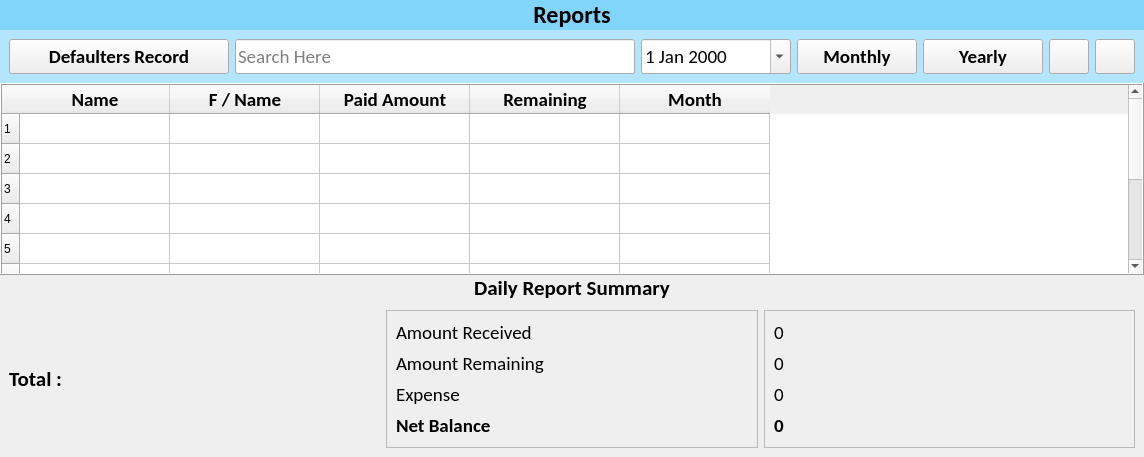
      <widget class="QWidget" name="reports_page">
       <property name="styleSheet">
        <string notr="true">
#lbl_reports {
	background-color: #81d4fa;
}

#reports_upper_widget {
	background-color: #b3e5fc;
}
</string>
       </property>
       <layout class="QVBoxLayout" name="verticalLayout_12">
        <property name="spacing">
         <number>0</number>
        </property>
        <property name="leftMargin">
         <number>0</number>
        </property>
        <property name="topMargin">
         <number>0</number>
        </property>
        <property name="rightMargin">
         <number>0</number>
        </property>
        <property name="bottomMargin">
         <number>0</number>
        </property>
        <item>
         <widget class="QLabel" name="lbl_reports">
          <property name="font">
           <font>
            <family>Calibri</family>
            <pointsize>18</pointsize>
            <weight>75</weight>
            <bold>true</bold>
           </font>
          </property>
          <property name="text">
           <string>Reports</string>
          </property>
          <property name="alignment">
           <set>Qt::AlignCenter</set>
          </property>
          <property name="margin">
           <number>10</number>
          </property>
         </widget>
        </item>
        <item>
         <widget class="QWidget" name="reports_upper_widget" native="true">
          <layout class="QHBoxLayout" name="horizontalLayout_12">
           <item alignment="Qt::AlignLeft">
            <widget class="QPushButton" name="btn_defaulters">
             <property name="minimumSize">
              <size>
               <width>220</width>
               <height>35</height>
              </size>
             </property>
             <property name="font">
              <font>
               <family>Calibri</family>
               <pointsize>14</pointsize>
               <weight>75</weight>
               <bold>true</bold>
              </font>
             </property>
             <property name="text">
              <string>Defaulters Record</string>
             </property>
             <property name="icon">
              <iconset resource="../resources.qrc">
               <normaloff>:/icons/assets/icons/search.png</normaloff>:/icons/assets/icons/search.png</iconset>
             </property>
             <property name="iconSize">
              <size>
               <width>32</width>
               <height>32</height>
              </size>
             </property>
            </widget>
           </item>
           <item alignment="Qt::AlignLeft">
            <widget class="QLineEdit" name="txt_search_report">
             <property name="minimumSize">
              <size>
               <width>400</width>
               <height>35</height>
              </size>
             </property>
             <property name="font">
              <font>
               <family>Calibri</family>
               <pointsize>14</pointsize>
              </font>
             </property>
             <property name="placeholderText">
              <string>Search Here</string>
             </property>
            </widget>
           </item>
           <item>
            <widget class="QDateEdit" name="txt_report_date">
             <property name="minimumSize">
              <size>
               <width>150</width>
               <height>35</height>
              </size>
             </property>
             <property name="font">
              <font>
               <family>Calibri</family>
               <pointsize>14</pointsize>
              </font>
             </property>
             <property name="calendarPopup">
              <bool>true</bool>
             </property>
            </widget>
           </item>
           <item>
            <widget class="QPushButton" name="btn_monthly">
             <property name="minimumSize">
              <size>
               <width>120</width>
               <height>35</height>
              </size>
             </property>
             <property name="font">
              <font>
               <family>Calibri</family>
               <pointsize>14</pointsize>
               <weight>75</weight>
               <bold>true</bold>
              </font>
             </property>
             <property name="text">
              <string>Monthly</string>
             </property>
             <property name="icon">
              <iconset resource="../resources.qrc">
               <normaloff>:/icons/assets/icons/search.png</normaloff>:/icons/assets/icons/search.png</iconset>
             </property>
             <property name="iconSize">
              <size>
               <width>32</width>
               <height>32</height>
              </size>
             </property>
            </widget>
           </item>
           <item>
            <widget class="QPushButton" name="btn_yearly">
             <property name="minimumSize">
              <size>
               <width>120</width>
               <height>35</height>
              </size>
             </property>
             <property name="font">
              <font>
               <family>Calibri</family>
               <pointsize>14</pointsize>
               <weight>75</weight>
               <bold>true</bold>
              </font>
             </property>
             <property name="text">
              <string>Yearly</string>
             </property>
             <property name="icon">
              <iconset resource="../resources.qrc">
               <normaloff>:/icons/assets/icons/search.png</normaloff>:/icons/assets/icons/search.png</iconset>
             </property>
             <property name="iconSize">
              <size>
               <width>32</width>
               <height>32</height>
              </size>
             </property>
            </widget>
           </item>
           <item alignment="Qt::AlignRight">
            <widget class="QPushButton" name="btn_reports_print">
             <property name="minimumSize">
              <size>
               <width>35</width>
               <height>35</height>
              </size>
             </property>
             <property name="text">
              <string/>
             </property>
             <property name="icon">
              <iconset resource="../resources.qrc">
               <normaloff>:/icons/assets/icons/print.png</normaloff>:/icons/assets/icons/print.png</iconset>
             </property>
             <property name="iconSize">
              <size>
               <width>32</width>
               <height>32</height>
              </size>
             </property>
            </widget>
           </item>
           <item alignment="Qt::AlignLeft">
            <widget class="QPushButton" name="btn_reports_refresh">
             <property name="minimumSize">
              <size>
               <width>35</width>
               <height>35</height>
              </size>
             </property>
             <property name="text">
              <string/>
             </property>
             <property name="icon">
              <iconset resource="../resources.qrc">
               <normaloff>:/icons/assets/icons/refresh.png</normaloff>:/icons/assets/icons/refresh.png</iconset>
             </property>
             <property name="iconSize">
              <size>
               <width>32</width>
               <height>32</height>
              </size>
             </property>
            </widget>
           </item>
          </layout>
         </widget>
        </item>
        <item>
         <widget class="QTableWidget" name="daily_reports_table">
          <property name="font">
           <font>
            <family>Calibri</family>
            <pointsize>14</pointsize>
           </font>
          </property>
          <property name="frameShape">
           <enum>QFrame::Box</enum>
          </property>
          <property name="frameShadow">
           <enum>QFrame::Raised</enum>
          </property>
          <property name="editTriggers">
           <set>QAbstractItemView::NoEditTriggers</set>
          </property>
          <property name="selectionMode">
           <enum>QAbstractItemView::SingleSelection</enum>
          </property>
          <property name="selectionBehavior">
           <enum>QAbstractItemView::SelectRows</enum>
          </property>
          <property name="rowCount">
           <number>10</number>
          </property>
          <attribute name="horizontalHeaderDefaultSectionSize">
           <number>150</number>
          </attribute>
          <row/>
          <row/>
          <row/>
          <row/>
          <row/>
          <row/>
          <row/>
          <row/>
          <row/>
          <row/>
          <column>
           <property name="text">
            <string>Name</string>
           </property>
           <property name="font">
            <font>
             <family>Calibri</family>
             <pointsize>14</pointsize>
             <weight>75</weight>
             <bold>true</bold>
            </font>
           </property>
          </column>
          <column>
           <property name="text">
            <string>F / Name</string>
           </property>
           <property name="font">
            <font>
             <family>Calibri</family>
             <pointsize>14</pointsize>
             <weight>75</weight>
             <bold>true</bold>
            </font>
           </property>
          </column>
          <column>
           <property name="text">
            <string>Paid Amount</string>
           </property>
           <property name="font">
            <font>
             <family>Calibri</family>
             <pointsize>14</pointsize>
             <weight>75</weight>
             <bold>true</bold>
            </font>
           </property>
          </column>
          <column>
           <property name="text">
            <string>Remaining</string>
           </property>
           <property name="font">
            <font>
             <family>Calibri</family>
             <pointsize>14</pointsize>
             <weight>75</weight>
             <bold>true</bold>
            </font>
           </property>
          </column>
          <column>
           <property name="text">
            <string>Month</string>
           </property>
           <property name="font">
            <font>
             <family>Calibri</family>
             <pointsize>14</pointsize>
             <weight>75</weight>
             <bold>true</bold>
            </font>
           </property>
          </column>
         </widget>
        </item>
        <item>
         <widget class="QLabel" name="label_21">
          <property name="font">
           <font>
            <family>Calibri</family>
            <pointsize>16</pointsize>
            <weight>75</weight>
            <bold>true</bold>
           </font>
          </property>
          <property name="text">
           <string>Daily Report Summary</string>
          </property>
          <property name="alignment">
           <set>Qt::AlignCenter</set>
          </property>
          <property name="margin">
           <number>5</number>
          </property>
         </widget>
        </item>
        <item>
         <widget class="QWidget" name="reports_bottom_widget" native="true">
          <layout class="QHBoxLayout" name="horizontalLayout_11">
           <item>
            <widget class="QLabel" name="label">
             <property name="sizePolicy">
              <sizepolicy hsizetype="Preferred" vsizetype="Preferred">
               <horstretch>0</horstretch>
               <verstretch>0</verstretch>
              </sizepolicy>
             </property>
             <property name="font">
              <font>
               <family>Calibri</family>
               <pointsize>16</pointsize>
               <weight>75</weight>
               <bold>true</bold>
              </font>
             </property>
             <property name="text">
              <string>Total :</string>
             </property>
            </widget>
           </item>
           <item>
            <widget class="QFrame" name="frame_3">
             <property name="frameShape">
              <enum>QFrame::StyledPanel</enum>
             </property>
             <property name="frameShadow">
              <enum>QFrame::Raised</enum>
             </property>
             <layout class="QVBoxLayout" name="verticalLayout_10">
              <item>
               <widget class="QLabel" name="label_2">
                <property name="font">
                 <font>
                  <family>Calibri</family>
                  <pointsize>14</pointsize>
                 </font>
                </property>
                <property name="text">
                 <string>Amount Received</string>
                </property>
               </widget>
              </item>
              <item>
               <widget class="QLabel" name="label_3">
                <property name="font">
                 <font>
                  <family>Calibri</family>
                  <pointsize>14</pointsize>
                 </font>
                </property>
                <property name="text">
                 <string>Amount Remaining</string>
                </property>
               </widget>
              </item>
              <item>
               <widget class="QLabel" name="label_7">
                <property name="font">
                 <font>
                  <family>Calibri</family>
                  <pointsize>14</pointsize>
                 </font>
                </property>
                <property name="text">
                 <string>Expense</string>
                </property>
               </widget>
              </item>
              <item>
               <widget class="QLabel" name="label_14">
                <property name="font">
                 <font>
                  <family>Calibri</family>
                  <pointsize>14</pointsize>
                  <weight>75</weight>
                  <bold>true</bold>
                 </font>
                </property>
                <property name="text">
                 <string>Net Balance</string>
                </property>
               </widget>
              </item>
             </layout>
            </widget>
           </item>
           <item>
            <widget class="QFrame" name="frame_4">
             <property name="frameShape">
              <enum>QFrame::StyledPanel</enum>
             </property>
             <property name="frameShadow">
              <enum>QFrame::Raised</enum>
             </property>
             <layout class="QVBoxLayout" name="verticalLayout_11">
              <item>
               <widget class="QLabel" name="lbl_total_amount_received">
                <property name="font">
                 <font>
                  <family>Calibri</family>
                  <pointsize>14</pointsize>
                 </font>
                </property>
                <property name="text">
                 <string>0</string>
                </property>
               </widget>
              </item>
              <item>
               <widget class="QLabel" name="lbl_total_amount_remaining">
                <property name="font">
                 <font>
                  <family>Calibri</family>
                  <pointsize>14</pointsize>
                 </font>
                </property>
                <property name="text">
                 <string>0</string>
                </property>
               </widget>
              </item>
              <item>
               <widget class="QLabel" name="lbl_total_expense">
                <property name="font">
                 <font>
                  <family>Calibri</family>
                  <pointsize>14</pointsize>
                 </font>
                </property>
                <property name="text">
                 <string>0</string>
                </property>
               </widget>
              </item>
              <item>
               <widget class="QLabel" name="lbl_net_balance">
                <property name="font">
                 <font>
                  <family>Calibri</family>
                  <pointsize>14</pointsize>
                  <weight>75</weight>
                  <bold>true</bold>
                 </font>
                </property>
                <property name="text">
                 <string>0</string>
                </property>
               </widget>
              </item>
             </layout>
            </widget>
           </item>
          </layout>
         </widget>
        </item>
       </layout>
      </widget>
